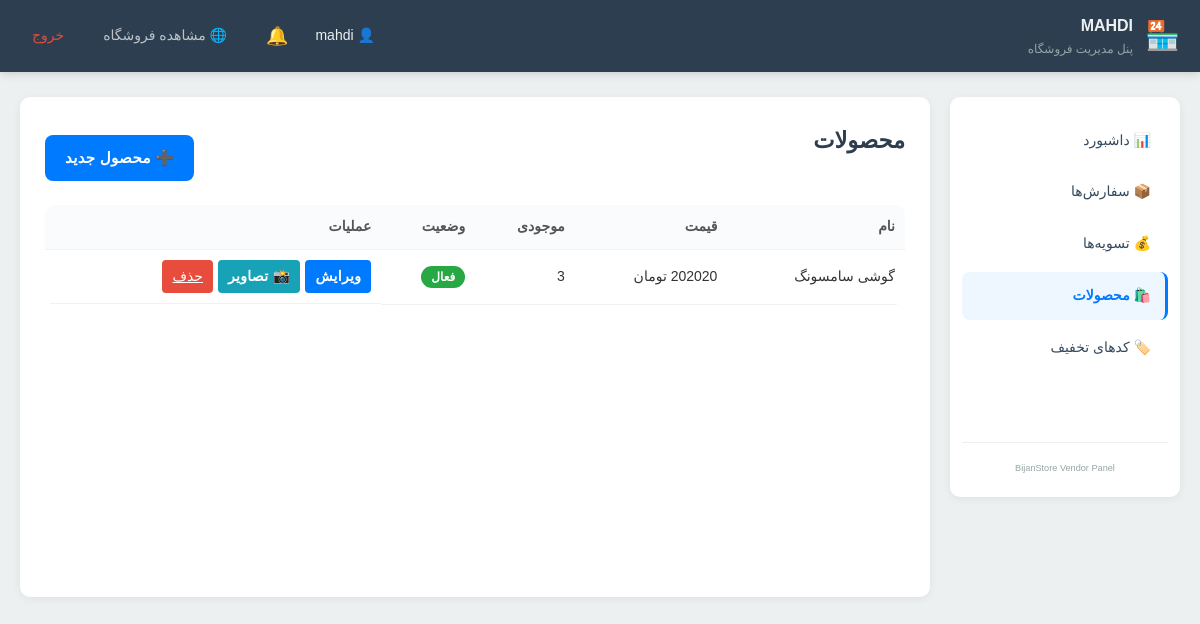
Before: /vendor/products/ (signed in) with the older database file.
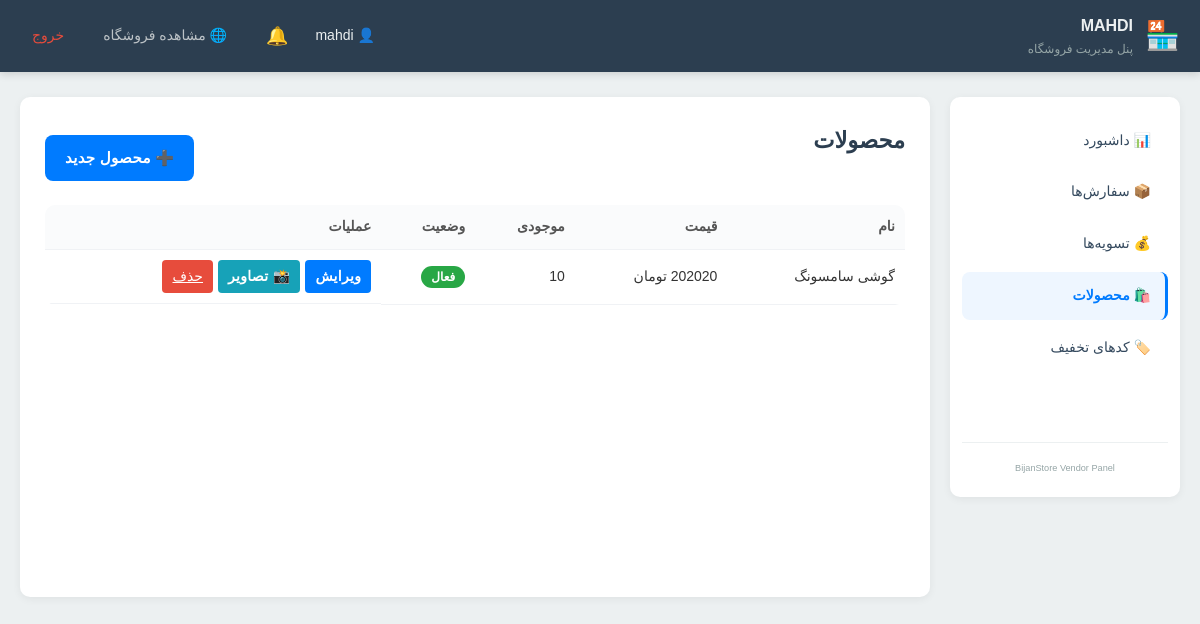
After: the same page with the newer database file.
### catalog/models.py (models this page shows, shortened)
class Product(models.Model):
    vendor = models.ForeignKey(Vendor, on_delete=models.CASCADE, related_name='products')
    category = models.ForeignKey(Category, on_delete=models.SET_NULL, null=True, blank=True, related_name='products')
    name = models.CharField(max_length=200, verbose_name="نام محصول")
    slug = models.SlugField(max_length=200)
    description = models.TextField(blank=True, verbose_name="توضیحات")
    price = models.DecimalField(max_digits=12, decimal_places=0, verbose_name="قیمت")
    stock = models.PositiveIntegerField(default=0, verbose_name="موجودی")
    is_active = models.BooleanField(default=True)
    created_at = jmodels.jDateTimeField(auto_now_add=True)   # ← جدید
    updated_at = jmodels.jDateTimeField(auto_now=True)       # ← جدید (اختیاری)

### vendors/product_views.py (the view)
# urls.py: path('products/', product_views.product_list, name='product_list'),
@vendor_required
def product_list(request):
    vendor = request.user.vendor
    products = Product.objects.filter(vendor=vendor)
    return render(request, 'vendors/product_list.html', {'products': products})

### notifications/context_processors.py (called while the page is built)
def notification_count(request):
    if request.user.is_authenticated:
        count = request.user.notifications.filter(is_read=False).count()
        return {'unread_notifications_count': count}
    return {'unread_notifications_count': 0}

### orders/context_processors.py (called while the page is built)
def cart_info(request):
    try:
        cart = get_or_create_cart(request)
        return {'cart_count': cart.total_items}
    except Exception:
        return {'cart_count': 0}

### orders/models.py (called while the page is built)
    @property
    def total_items(self):
        return sum(item.quantity for item in self.items.all())

### orders/utils.py (called while the page is built)
def get_or_create_cart(request):
    if not request.session.session_key:
        request.session.create()
    if request.user.is_authenticated:
        cart, _ = Cart.objects.get_or_create(user=request.user, defaults={'session_key': None})
    else:
        cart, _ = Cart.objects.get_or_create(session_key=request.session.session_key, user=None)
    return cart

### vendors/context_processors.py (called while the page is built)
def vendor_status(request):
    if request.user.is_authenticated:
        try:
            vendor = request.user.vendor
            return {'current_vendor': vendor}
        except Exception:
            return {'current_vendor': None}
    return {'current_vendor': None}

### vendors/templates/vendors/product_list.html (shortened to what this page needs)
{% extends 'vendors/base_vendor.html' %}
{% block vendor_content %}
<div class="page-header">
    <h1 class="page-title">محصولات</h1>
    <a href="{% url 'vendors:product_create' %}" class="btn-primary" style="width:auto; padding:10px 20px;">
        ➕ محصول جدید
    </a>
</div>
{% if products %}
    <table class="cart-table">
        <thead>
            <tr>
                <th>نام</th>
                <th>قیمت</th>
                <th>موجودی</th>
                <th>وضعیت</th>
                <th>عملیات</th>
            </tr>
        </thead>
        <tbody>
            {% for product in products %}
                <tr>
                    <td>{{ product.name }}</td>
                    <td>{{ product.price }} تومان</td>
                    <td>{{ product.stock }}</td>
                    <td>
                        {% if product.is_active %}
                            <span class="badge badge-delivered">فعال</span>
                        {% else %}
                            <span class="badge badge-cancelled">غیرفعال</span>
                        {% endif %}
                    </td>
                    <td class="actions">
                        <a href="{% url 'vendors:product_edit' product.pk %}" class="btn-small">ویرایش</a>
                        <a href="{% url 'vendors:product_images' product.pk %}" class="btn-small" style="background:#17a2b8;">
                            📸 تصاویر
                        </a>
                        <a href="{% url 'vendors:product_delete' product.pk %}" class="btn-remove">حذف</a>
                    </td>
                </tr>
            {% endfor %}
        </tbody>
    </table>
{% else %}
    <p>هنوز محصولی نساختی.</p>
{% endif %}
{% endblock %}

Changed rows visible on the page:
changed Product "گوشی سامسونگ": stock "3" → "10"
